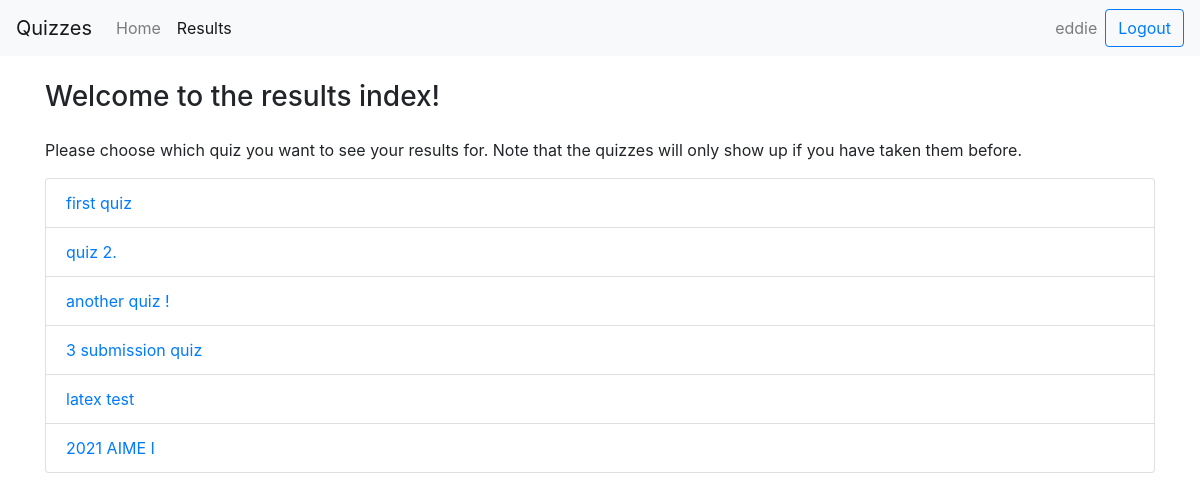
The page /quiz/results/ (signed in) on the database its author committed.
### quiz/models.py (models this page shows, shortened)
class Quiz(models.Model):
    name = models.CharField(max_length=1000)
    max_subs = models.IntegerField(default = 99999)

### quiz/views.py (the view, shortened to what this page needs)
# urls.py: path('results/', views.ResultsView.as_view(), name = 'results'),
class ResultsView(View):
    def get(self, request):
        template = loader.get_template('quiz/results.html')
        quizzes = []
        for quiz in Quiz.objects.all():
            past_subs = Submission.objects.filter(user=request.user, question__quiz=quiz, final_sub=True)
            if past_subs.count() != 0:
                quizzes.append(quiz)
        context = {
            'loggedIn': True,
            'quizzes': quizzes,
        }
        return HttpResponse(template.render(context, request))

### quiz/templates/quiz/results.html (shortened to what this page needs)
{% load static %}
<!DOCTYPE html>
<html>
  <head>
      <link rel="stylesheet" href="https://maxcdn.bootstrapcdn.com/bootstrap/4.4.1/css/bootstrap.min.css" />
      <link rel="stylesheet" type="text/css" href="{% static 'quiz/style.css' %}">
  </head>
  <body>
    {% if loggedIn %}
      <div class = "container-fluid">
        <nav class="navbar navbar-expand-lg navbar-light bg-light">
          <a class="navbar-brand" href="">Quizzes</a>
          <div class="collapse navbar-collapse" id="navbarSupportedContent">
            <ul class="navbar-nav mr-auto">
              <li class="nav-item">
                <a class="nav-link" href="/quiz">Home</a>
              </li>
              <li class="nav-item active">
                <a class="nav-link" href="">Results</a>
              </li>
            </ul>
            <ul class="navbar-nav ml-auto">
              <span class="navbar-text mx-2">
                {{ user.username }}
              </span>
              <form method = "POST" class="form-inline my-2 my-lg-0">
                <button class="btn btn-outline-primary my-2 my-sm-0" type="submit" name = "logout">Logout</button>
              </form>
            </ul>
          </div>
        </nav>
      </div>
    <div class = "container">
      <div class = "page-header my-4">
        <h3>Welcome to the results index!</h3>
      </div>
      <p>Please choose which quiz you want to see your results for.
      Note that the quizzes will only show up if you have taken them before.</p>
      <ul class = "list-group">
        {% for quiz in quizzes %}
          <li class = "list-group-item"><a href = {{quiz.id}}>{{quiz.name}}</a></li>
        {% endfor %}
      </ul>
    </div>
  {% endif %}
  </body>
</html>

### quiz/static/quiz/style.css (style rules this page uses)
.navbar { margin-left: -15px; margin-right: -15px; }

### rows shown on the page
Quiz: name "first quiz"
Quiz: name "quiz 2."
Quiz: name "another quiz !"
Quiz: name "3 submission quiz"
Quiz: name "latex test"
Quiz: name "2021 AIME I"

### other values the page prints
{{ user.username }} "eddie"
